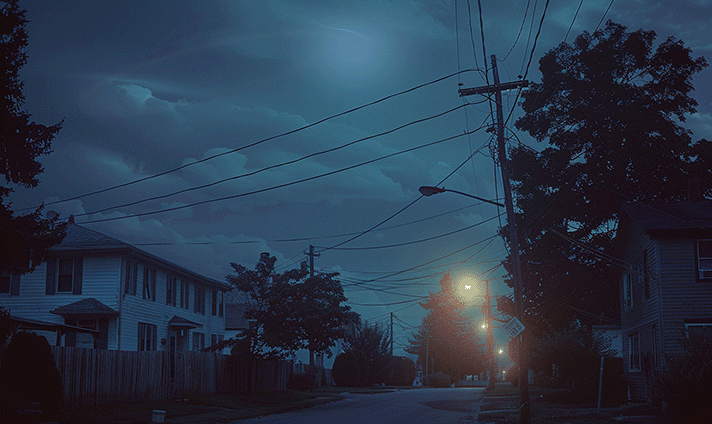
#> input picture FORENSICS/Chall/Something in the Dark-Deadface2024/Did You See It.png, 712 x 424 px
$ python solve.py
#> lines starting #> are read from the running program, lines starting #| are printed output that depends on the picture
import cv2
import numpy as np
import matplotlib.pyplot as plt

# Load the image in grayscale
image = cv2.imread('Did You See It.png', cv2.IMREAD_GRAYSCALE)
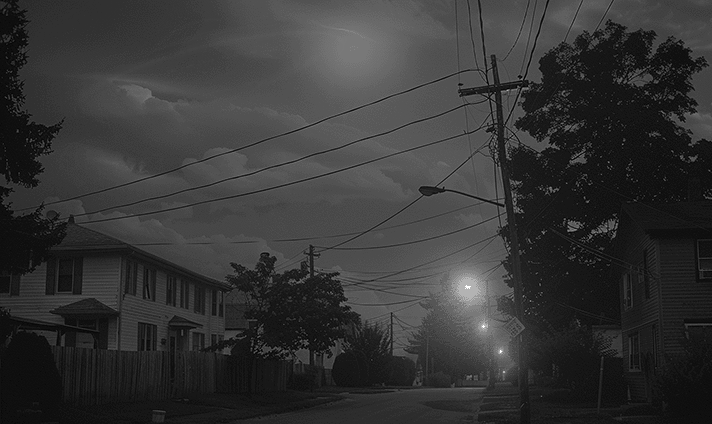
#> image: shape (424, 712); min 0, max 255, mean 53.3

# Function to extract and display bit planes
def show_bit_planes(image):
    bit_planes = []
    rows, cols = image.shape
#> rows = 424; cols = 712

    for i in range(8):
        # Extracting each bit plane by right-shifting the bits and masking the least significant bit
        bit_plane = (image >> i) & 1
        # Scale the bit plane to 0-255 for visibility (multiply by 255)
        bit_plane = np.uint8(bit_plane * 255)
        bit_planes.append(bit_plane)

        # Display each bit plane
        plt.subplot(2, 4, i+1)  # Create 2 rows and 4 columns for displaying 8 bit planes
        plt.imshow(bit_plane, cmap='gray')
        plt.title(f'Bit Plane {i}')
        plt.axis('off')
#> this loop made 8 passes
#> pass 1, in show_bit_planes, `bit_plane = (image >> i) & 1`:
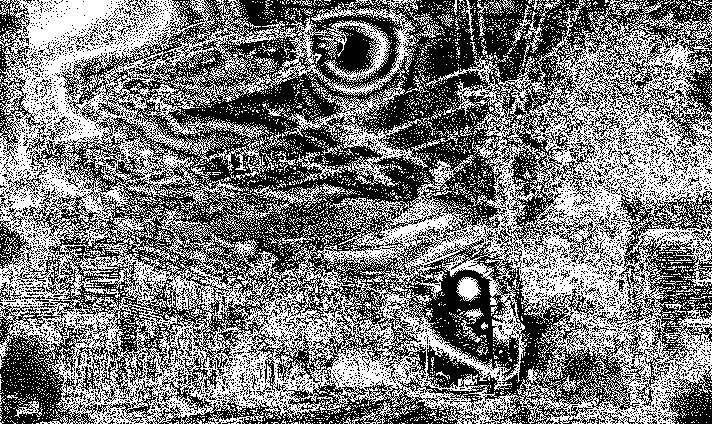
#> bit_plane: shape (424, 712); values 0 (black) and 1 (white), 48.1% white in thin lines or dots
#> pass 2, in show_bit_planes, `bit_plane = (image >> i) & 1`:
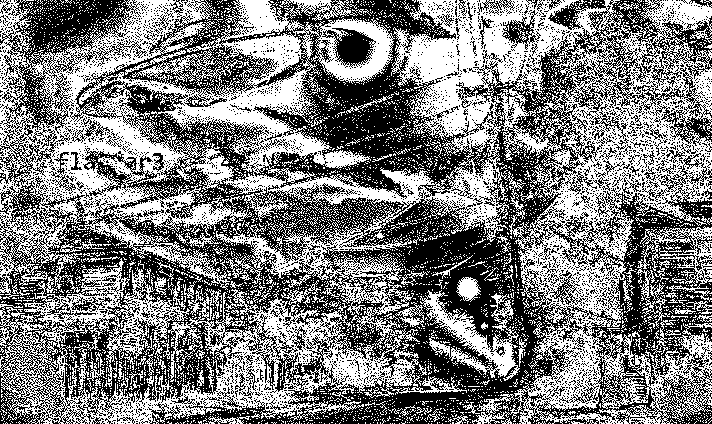
#> bit_plane: shape (424, 712); values 0 (black) and 1 (white), 49.5% white in thin lines or dots
#> after the loop, bit_planes = 8 items

    plt.show()
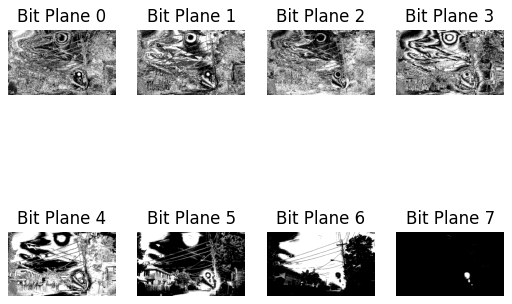
#> figure drawn by matplotlib, 8 panels

# Call the function to display bit planes
show_bit_planes(image)
